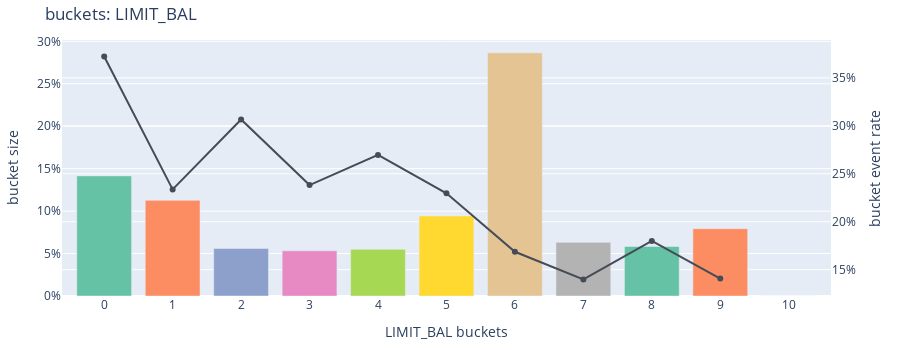

Notebook code for this chart:
### Markdown cell above
Plotting the buckets

### Code cell
bucketer.plot_bucket(column='LIMIT_BAL')

### Figure 1 — Plotly figure (JSON) as saved in the notebook; plotly's stock layout.template omitted (floating-point values rounded to 4 significant figures)
{"data": [{"line": {"color": "#454c57"}, "name": "Event Rate", "type": "scatter", "x": [0, 1, 2, 3, 4, 5, 6, 7, 8, 9, 10], "xaxis": "x", "y": [0.3722, 0.2337, 0.3065, 0.2382, 0.2697, 0.2297, 0.1687, 0.1398, 0.18, 0.1408, null], "yaxis": "y2"}, {"marker": {"color": ["rgb(102,194,165)", "rgb(252,141,98)", "rgb(141,160,203)", "rgb(231,138,195)", "rgb(166,216,84)", "rgb(255,217,47)", "rgb(229,196,148)", "rgb(179,179,179)", "rgb(102,194,165)", "rgb(252,141,98)", "rgb(141,160,203)"]}, "name": "Bucket count percentage", "type": "bar", "x": [0, 1, 2, 3, 4, 5, 6, 7, 8, 9, 10], "xaxis": "x", "y": [0.1415, 0.1127, 0.056, 0.0532, 0.055, 0.0943, 0.2865, 0.0632, 0.0583, 0.0793, 0], "yaxis": "y"}], "layout": {"height": 350, "margin": {"b": 20, "l": 20, "r": 20, "t": 40}, "showlegend": false, "title": {"text": "buckets: LIMIT_BAL"}, "transition": {"duration": 50}, "xaxis": {"anchor": "y", "domain": [0, 0.94], "title": {"text": "LIMIT_BAL buckets"}, "type": "category"}, "yaxis": {"anchor": "x", "domain": [0, 1], "tickformat": ",.0%", "title": {"text": "bucket size"}}, "yaxis2": {"anchor": "x", "overlaying": "y", "side": "right", "tickformat": ",.0%", "title": {"text": "bucket event rate"}}}}
